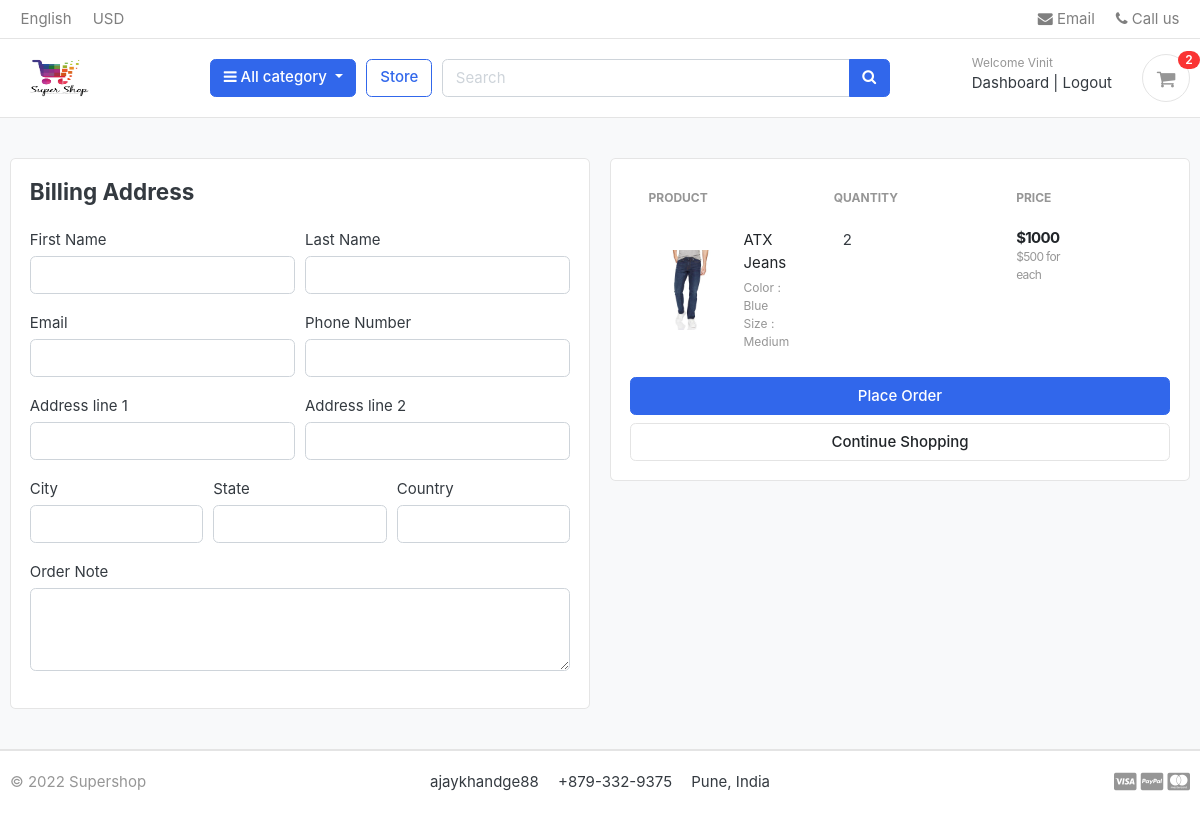
Screenshot of /cart/checkout/ (signed in) with the database file from the repository.
### accounts/models.py (models this page shows, shortened)
class Account(AbstractBaseUser):
    first_name = models.CharField(max_length=50)
    last_name = models.CharField(max_length=50)
    username = models.CharField(max_length=50,unique=True)
    email = models.EmailField(max_length=100, unique=True)
    phone_number = models.CharField(max_length=50)
    date_joined = models.DateTimeField(auto_now_add=True)
    last_login = models.DateTimeField(auto_now_add=True)
    is_admin = models.BooleanField(default=False)
    is_staff = models.BooleanField(default=False)
    is_active = models.BooleanField(default=False)
    is_superadmin = models.BooleanField(default=False)
    USERNAME_FIELD = 'email'
    REQUIRED_FIELDS = ['username','first_name','last_name']
    objects = MyAccountManager()

### carts/models.py (models this page shows, shortened)
class CartItem(models.Model):
    user = models.ForeignKey(Account,on_delete=models.CASCADE,null=True)
    product = models.ForeignKey(Product,on_delete = models.CASCADE)
    variations = models.ManyToManyField(Variation,blank=True)   #product can have many colors
    cart = models.ForeignKey(Cart,on_delete = models.CASCADE,null=True)
    quantity = models.IntegerField()
    is_active = models.BooleanField(default=True)
    def subtotal(self):
        return self.product.price * self.quantity

### store/models.py (models this page shows, shortened)
class Product(models.Model):
    product_name = models.CharField(max_length=200,unique=True)
    slug = models.SlugField(max_length=200,unique=True)
    description = models.TextField(max_length=500,blank=True)
    price = models.IntegerField()
    image = models.ImageField(upload_to='photos/products')
    stock = models.IntegerField()
    is_available = models.BooleanField(default=True)
    category = models.ForeignKey(Category,on_delete=models.CASCADE)  #when category is deleted all prods under category will be deleted
    created_date = models.DateTimeField(auto_now_add=True)
    modified_date = models.DateTimeField(auto_now=True)
    def get_url(self):
        return reverse('product_detail',args=[self.category.slug, self.slug])

class Variation(models.Model):
    product = models.ForeignKey(Product,on_delete=models.CASCADE)
    variation_value = models.CharField(max_length=100,null=True)
    variation_category = models.CharField(max_length=100, choices=variation_category_choice)
    is_active = models.BooleanField(default=True)
    created_date = models.DateTimeField(auto_now=True)
    objects = VariationManager()

### carts/views.py (the view)
# urls.py: path('checkout/',views.checkout, name = 'checkout'),
@login_required(login_url='login')
def checkout(request,total_price = 0,quantity=0,cart_items = None):
    try:
        tax = 0
        grand_total = 0
        if request.user.is_authenticated:
            cart_items = CartItem.objects.filter(user=request.user,is_active=True)
        else:
            cart = Cart.objects.get(cart_id = _cart_id(request))
            cart_items = CartItem.objects.filter(cart = cart,is_active=True)
        for cart_item in cart_items:
            total_price += (cart_item.product.price * cart_item.quantity)
            quantity += cart_item.quantity
        tax = (2*total_price)/100   # 2 % of tax on price
        grand_total = total_price + tax
    except ObjectDoesNotExist:
        pass #ignore for now
    context = {
        'total_price': total_price,
        'quantity' : quantity,
        'cart_items' : cart_items,
        'tax': tax,
        'grand_total' : grand_total,
    }
    return render(request,'store/checkout.html',context)

### carts/context_processors.py (called while the page is built)
def cart_counter(request):
    if 'admin' in request.path:
        return {}
    else:
        cart_count = 0
        try:
            cart = Cart.objects.filter(cart_id = _cart_id(request))
            if request.user.is_authenticated:
                cart_items = CartItem.objects.all().filter(user = request.user)
            else:
                cart_items = CartItem.objects.all().filter(cart = cart[:1])
            for cart_item in cart_items:
                cart_count+=cart_item.quantity
        except Cart.DoesNotExist:
            cart_count = 0
    return dict(cart_count = cart_count)

### carts/views.py (called while the page is built)
def _cart_id(request):
    cart = request.session.session_key
    if not cart:
        cart = request.session.create()
    return cart

### category/context_processors.py (called while the page is built)
def menu_links(request):
    categories = Category.objects.all()
    return dict(links = categories)

### category/models.py (called while the page is built)
    def get_url(self):
        return reverse('products_by_category',args = [self.slug])

### templates/store/checkout.html (shortened to what this page needs)
{% extends 'base.html' %}
{%load static %}
{% block content %}
<section class="section-content padding-y bg">
    <div class="container">
    <div class="row">
        <aside class="col-lg-6">
    <div class="card">
        <div class="card-body">
        <h4 class="card-title mb-4"> Billing  Address </h4>
        <form action="{% url 'place_order' %}" method="POST">
                <div class = "form-row">
                <div class="col form-group">
                    <label for="">First Name</label>
                    <input type="text" name="first_name" class="form-control"  required/>
                </div>
                <div class="col form-group">
                    <label for="">Last Name</label>
                    <input type="text" name="last_name" class="form-control"  required/>
                </div>
                </div>
                <div class = "form-row">
                    <div class="col form-group">
                        <label for="">Email</label>
                        <input type="email" name="email" class="form-control"  required/>
                    </div>
                    <div class="col form-group">
                        <label for="">Phone Number</label>
                        <input type="text" name="phone" class="form-control"  required/>
                    </div>
                </div>
                <div class = "form-row">
                    <div class="col form-group">
                        <label for="">Address line 1</label>
                        <input type="text" name="address_line_1" class="form-control"  required/>
                    </div>
                    <div class="col form-group">
                        <label for="">Address line 2</label>
                        <input type="text" name="address_line_2" class="form-control"   />
                    </div>
                 </div>
                    <div class = "form-row">
                        <div class="col form-group">
                            <label for="">City</label>
                            <input type="text" name="city" class="form-control"  required/>
                        </div>
                        <div class="col form-group">
                            <label for="">State</label>
                            <input type="text" name="state" class="form-control"  required/>
                        </div>
                        <div class="col form-group">
                            <label for="">Country</label>
                            <input type="text" name="country" class="form-control"  required/>
                        </div>
                    </div>
                    <div class = "form-row">
                        <div class="col form-group">
                            <label for="">Order Note</label>
                            <textarea name = "order_note" rows="3" class="form-control">
                            </textarea>
                        </div>
                     </div>
        </div>
    </div>
        </aside>
        <aside class="col-lg-6">
            <div class="card">
            <div class="card-body">
                <table class="table table-borderless table-shopping-cart">
                    <thead class="text-muted">
                    <tr class="small text-uppercase">
                      <th scope="col">Product</th>
                      <th scope="col" width="120">Quantity</th>
                      <th scope="col" width="120">Price</th>
                      <th scope="col" class="text-right" width="200"> </th>
                    </tr>
                    </thead>
                    <tbody>
                        {% for cart_item in cart_items %}
                    <tr>
                        <td>
                            <figure class="itemside align-items-center">
                                <div class="aside"><img src="{{ cart_item.product.image.url }}" class="img-sm"></div>
                                <figcaption class="info">
                                    <a href="{{ cart_item.product.get_url }}" class="title text-dark">{{cart_item.product.product_name}}</a>
                                    <p class="text-muted small">
                                        {% if cart_item.variations.all %}
                                            {% for item in cart_item.variations.all %}
                                            {{item.variation_category | capfirst}} : {{item.variation_value | capfirst }}
                                            <br>
                                            {% endfor %}
                                        {% endif%}
                                    </p>
                                </figcaption>
                            </figure>
                        </td>
                        <td>
                                        <div class="col">
                                            <div class="input-group input-spinner">
                                                <label> {{cart_item.quantity }}</label>
                                            </div>
                                        </div>
                        </td>
                        <td>
                            <div class="price-wrap">
                                <var class="price">${{cart_item.subtotal}}</var>
                                <small class="text-muted"> ${{cart_item.product.price}} for each </small>
                            </div>
                        </td>
                    </tr>
                    {% endfor %}
                    </tbody>
                    </table>
                <button type="submit" name="submit" class= "btn btn-primary btn-block" >Place Order</button>
                <a href="{% url 'store' %}" class="btn btn-light btn-block">Continue Shopping</a>
            </div>
            </div>
    </aside>
    </div>
    </div>
    </section>
{% endblock %}

### templates/includes/navbar.html (shortened to what this page needs)
{% load static %}
<header class="section-header">
    <nav class="navbar p-md-0 navbar-expand-sm navbar-light border-bottom">
    <div class="container">
      <div class="collapse navbar-collapse" id="navbarTop4">
        <ul class="navbar-nav mr-auto">
            <li class="nav-item dropdown">
                 <a href="#" class="nav-link">   English </a>
            </li>
            <li class="nav-item dropdown">
                <a href="#" class="nav-link"> USD </a>
            </li>
        </ul>
        <ul class="navbar-nav">
            <li><a href="#" class="nav-link"> <i class="fa fa-envelope"></i> Email </a></li>
            <li><a href="#" class="nav-link"> <i class="fa fa-phone"></i> Call us </a></li>
        </ul>
      </div>
    </div>
    </nav>
    <section class="header-main border-bottom">
        <div class="container">
    <div class="row align-items-center">
        <div class="col-lg-2 col-md-3 col-6">
            <a href="{% url 'home' %}" class="brand-wrap">
                <img class="logo" src="{% static 'site/supershop.png' %}" width="90px" height="80px">
            </a>
        </div>
        <div class="col-lg col-sm col-md col-6 flex-grow-0">
            <div class="category-wrap dropdown d-inline-block float-right">
                <button type="button" class="btn btn-primary dropdown-toggle" data-toggle="dropdown">
                    <i class="fa fa-bars"></i> All category
                </button>
            </div>
        </div>
        <a href="{% url 'store'%}" class="btn btn-outline-primary">Store</a>
        <div class="col-lg  col-md-6 col-sm-12 col">
            <form action="{% url 'search' %}" class="search">
                <div class="input-group w-100">
                    <input type="text" class="form-control" style="width:60%;" placeholder="Search" name="keyword">
                    <div class="input-group-append">
                      <button class="btn btn-primary" type="submit">
                        <i class="fa fa-search"></i>
                      </button>
                    </div>
                </div>
            </form>
        </div>
        <div class="col-lg-3 col-sm-6 col-8 order-2 order-lg-3">
                    <div class="d-flex justify-content-end mb-3 mb-lg-0">
                        {% if user.id is None %}
                        <div class="widget-header">
                            <small class="title text-muted">Welcome guest!</small>
                            <div>
                                <a href="{% url 'login' %}">Sign in</a> <span class="dark-transp"> | </span>
                                <a href="{% url 'register' %}"> Register</a>
                            </div>
                        </div>
                        {% else %}
                        <div class="widget-header">
                            <small class="title text-muted">Welcome {{user.first_name }} </small>
                            <div>
                                <a href="{% url 'dashboard' %}">Dashboard</a> <span class="dark-transp"> | </span>
                                <a href="{% url 'logout' %}"> Logout</a>
                            </div>
                        </div>
                        {% endif %}
                        <a href="{% url 'carts' %}" class="widget-header pl-3 ml-3">
                            <div class="icon icon-sm rounded-circle border"><i class="fa fa-shopping-cart"></i></div>
                            <span class="badge badge-pill badge-danger notify">{{cart_count}}</span>
                        </a>
                    </div>
                </div>
    </div>
        </div>
    </section>
    </header>

### static/css/ui.css (style rules this page uses)
html { font-family: "Inter", sans-serif; font-size: 15px; }
.price-wrap { letter-spacing: -0.7px; }
.icon-xs, .icon-sm, .icon-md, .icon-lg { display: inline-block; text-align: center; flex-shrink: 0; flex-grow: 0; }
.icon-sm { width: 48px; height: 48px; line-height: 48px !important; font-size: 20px; }
.img-xs, .img-sm, .img-md, .img-lg { -o-object-fit: cover; object-fit: cover; flex-shrink: 0; flex-grow: 0; }
.img-sm { width: 80px; height: 80px; }
.padding-y { padding-top: 40px; padding-bottom: 40px; }
var { font-style: normal; }
figure { margin-bottom: 0; }
article:after, .form-group:after { display: block; clear: both; content: ""; }
.bg { background-color: #f8f9fa; }
p:last-child { margin-bottom: 0; }
.header-main { position: relative; padding-top: 1rem; padding-bottom: 1rem; }
.brand-wrap .logo, .navbar-brand .logo { margin-right: 7px; max-height: 42px; display: inline-block; }
.widget-header { display: inline-block; vertical-align: middle; position: relative; }
.widget-header a { color: #343a40; }
.widget-header i { color: #969696; }
.widget-header .title { display: block; }
.widget-header .notify { position: absolute; top: -3px; right: -10px; }
.btn-light { background-color: #fff; border-color: #e4e4e4; }
.itemside { position: relative; display: flex; width: 100%; }
.itemside .aside { position: relative; flex-shrink: 0; }
.itemside .info { padding-left: 15px; padding-right: 7px; }
.itemside p { margin-bottom: 0; }
.itemside .title { display: block; margin-bottom: 5px; color: #212529; }
.notify { position: absolute; top: -4px; right: -10px; display: inline-block; padding: 0.25em 0.6em; font-size: 12px; line-height: 1; text-align: center; border-radius: 3rem; color: #fff; background-color: #fa3434; }
.price { font-weight: 600; color: #212529; }
.input-spinner { width: 125px; flex-wrap: nowrap; display: inline-flex; vertical-align: middle; }
.table-shopping-cart.table td, .table-shopping-cart.table th { padding-left: 1.25rem; padding-right: 1.25rem; }
.table-shopping-cart .price-wrap { line-height: 1.2; }
.table-shopping-cart .price { font-weight: bold; margin-right: 5px; display: block; }

### rows the page displays
Account: first_name "Vinit"
CartItem: product.image (picture), product.product_name "ATX Jeans", quantity "2", subtotal "1000", product.price "500"
Variation: variation_category "Color", variation_value "Blue"
Variation: variation_category "Size", variation_value "Medium"

### other values shown
{{ cart_count }} "2"
